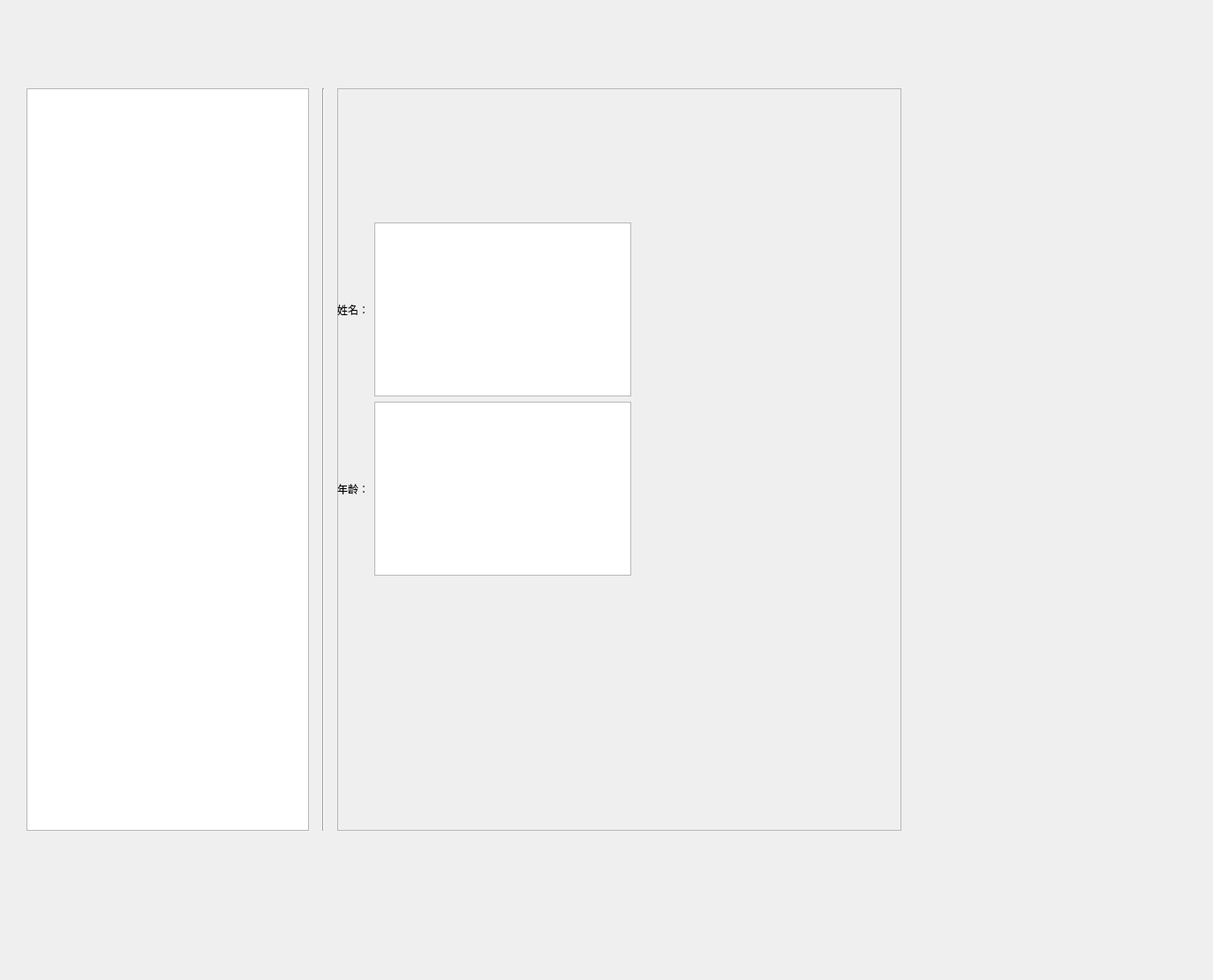
<?xml version="1.0" encoding="UTF-8"?>
<ui version="4.0">
 <class>MainWindow</class>
 <widget class="QMainWindow" name="MainWindow">
  <property name="geometry">
   <rect>
    <x>0</x>
    <y>0</y>
    <width>1374</width>
    <height>1110</height>
   </rect>
  </property>
  <property name="windowTitle">
   <string>MainWindow</string>
  </property>
  <widget class="QWidget" name="centralwidget">
   <widget class="QWidget" name="">
    <property name="geometry">
     <rect>
      <x>30</x>
      <y>100</y>
      <width>991</width>
      <height>841</height>
     </rect>
    </property>
    <layout class="QHBoxLayout" name="horizontalLayout">
     <item>
      <widget class="QTreeView" name="treeView">
       <property name="sizePolicy">
        <sizepolicy hsizetype="Expanding" vsizetype="Expanding">
         <horstretch>1</horstretch>
         <verstretch>0</verstretch>
        </sizepolicy>
       </property>
      </widget>
     </item>
     <item>
      <widget class="Line" name="line">
       <property name="sizePolicy">
        <sizepolicy hsizetype="Minimum" vsizetype="Minimum">
         <horstretch>0</horstretch>
         <verstretch>0</verstretch>
        </sizepolicy>
       </property>
       <property name="minimumSize">
        <size>
         <width>20</width>
         <height>0</height>
        </size>
       </property>
       <property name="orientation">
        <enum>Qt::Vertical</enum>
       </property>
      </widget>
     </item>
     <item>
      <widget class="QFrame" name="frame">
       <property name="sizePolicy">
        <sizepolicy hsizetype="Expanding" vsizetype="Preferred">
         <horstretch>2</horstretch>
         <verstretch>0</verstretch>
        </sizepolicy>
       </property>
       <property name="frameShape">
        <enum>QFrame::StyledPanel</enum>
       </property>
       <property name="frameShadow">
        <enum>QFrame::Raised</enum>
       </property>
       <widget class="QWidget" name="">
        <property name="geometry">
         <rect>
          <x>0</x>
          <y>152</y>
          <width>333</width>
          <height>400</height>
         </rect>
        </property>
        <layout class="QVBoxLayout" name="verticalLayout">
         <item>
          <layout class="QHBoxLayout" name="horizontalLayout_2">
           <item>
            <widget class="QLabel" name="label_2">
             <property name="text">
              <string>姓名：</string>
             </property>
            </widget>
           </item>
           <item>
            <widget class="QTextEdit" name="textEdit_2"/>
           </item>
          </layout>
         </item>
         <item>
          <layout class="QHBoxLayout" name="horizontalLayout_3">
           <item>
            <widget class="QLabel" name="label_3">
             <property name="text">
              <string>年龄：</string>
             </property>
            </widget>
           </item>
           <item>
            <widget class="QTextEdit" name="textEdit_3"/>
           </item>
          </layout>
         </item>
        </layout>
       </widget>
      </widget>
     </item>
    </layout>
   </widget>
  </widget>
  <widget class="QMenuBar" name="menubar">
   <property name="geometry">
    <rect>
     <x>0</x>
     <y>0</y>
     <width>1374</width>
     <height>34</height>
    </rect>
   </property>
  </widget>
 </widget>
 <resources/>
 <connections/>
</ui>
